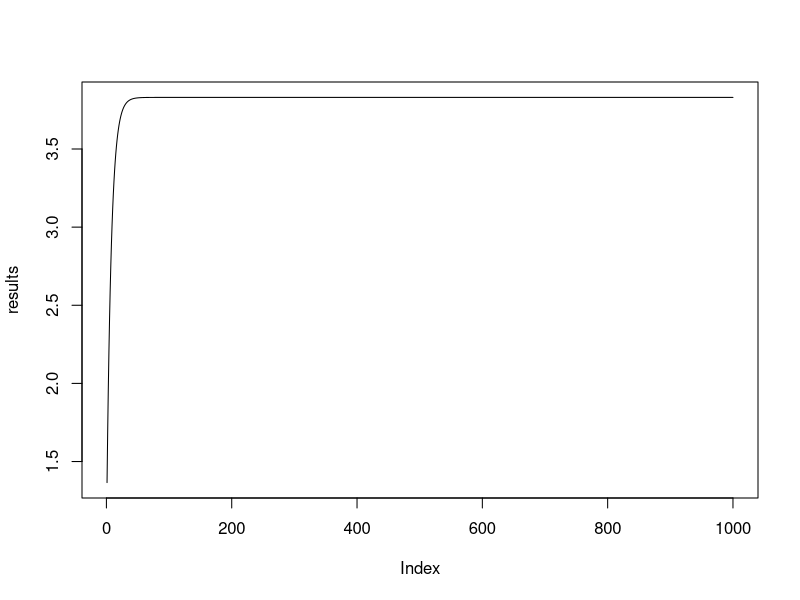

This figure's R source: (Note: this script raises an error after producing the figure.)
## standard normal mc em example 6.2

set.seed(345)

N = 100
C = 5
mu = 4
sd = 1

samples = sort(rnorm(N, mu, sd))

M = sum(samples > C)
wbar = mean(samples[samples <= C])


mu_kplus1 =  function(n, m, wbar, mu_k, c){
    #out = (m*wbar/n) + (n-m)*mu_k/n + (1/n)*(dnorm(c-mu_k) / (1 - pnorm(c - mu_k)))
    out = (m*wbar/n) + (n-m)*mu_k/n + (1/n)*(dnorm(c-mu_k) / (1 - pnorm(c - mu_k)))
    return(out)

}


mu_kp1 = 1

for(i in 1:12){
    mu_k = mu_kp1
    mu_kp1 <- mu_kplus1(N, M, wbar, mu_k, C)
    print(mu_kp1)
}

mu_k = 0
mu_kp1 = 1
results = numeric(1000)
for(i in 1:1000){
    mu_k = mu_kp1
    mu_kp1 <- mu_kplus1(N, M, wbar, mu_k, C)
    results[i] <- mu_kp1
}


plot(results, type = "l")













set.seed(123)
n = 100
mu = 4
sd = 1
x = rnorm(n, mu, sd)
c = 5

w = x[x < c]
r = sum(x < c) ## number of observed
wbar = mean(w) ## mean of observed
m = sum(x>c) ## number of missing

M = 5
N = 10
mu_new = wbar
results = numeric(N)
for(i in 1:N){
    results[i] = mu_new
    mu_old = mu_new
    Y = matrix(data = rep(y, M), nrow = r, ncol = M)
    Z = c + matrix(data = rnorm(n = m*M, mean = mu_old, sd = 1), 
        nrow = m, ncol = M)
    X = rbind(Y,Z)
    mu_new = r*wbar/n + ( m*mean(colMeans(Z))/n ) 
    #M = M + 1
}


print(tail(results))
plot(results, type = "l", main = "em estimates for mu")






##############################################################################



n = 100
mu = 4
sd = 1
x = rnorm(n, mu, sd)
c = 5
w = x[x < c]
m = sum(x < c)
wbar = mean(w)
r = n - m

N = 10
mu_new = wbar
results = numeric(N)
for(i in 1:N){
    results[i] = mu_new
    mu_k = mu_new
    mu_new = (m*wbar/n) + (n-m)*mu_k/n + (1/n)*(dnorm(c-mu_k) / (1 - pnorm(c - mu_k)))
    print(mu_new)
}

plot(results, type = "l", ylim = c(3.5, 4.5))
abline(h = mu, col = "red")
abline(h = wbar, col = "green", lty = 2)
abline(h = mean(x), col = "blue", lty = 3)






## working example as well
r = n - m
M = 10
N = 1000
mu_new = wbar
results = numeric(N)
for(i in 1:N){
    results[i] = mu_new
    mu_old = mu_new
    Y = matrix(data = rep(w, M), nrow = m, ncol = M)
    Z = matrix(data = (c - mu_old) + rnorm(n = r*M, mean = mu_old, sd = 1), 
        nrow = r, ncol = M)
    X = rbind(Y,Z)
    mu_new = mean(colSums(X))/n
    #print(colMeans(X))
    #print(mu_new)
    #mu_new = r*wbar/n + ( m*mean(colMeans(Z))/n ) 
    M = M + 1
}

plot(results, type = "l")
abline(h = mu, col = "red")




## ideal example
n = 100
mu = 4
sd = 1
x = rnorm(n, mu, sd)
c = 5
w = x[x < c]
m = sum(x < c)
wbar = mean(w)
r = n - m

M = 10
N = 2000
mu_new = wbar
results = numeric(N)
for(i in 1:N){
    results[i] = mu_new
    mu_old = mu_new
    Z = matrix(data = (c - mu_old) + rnorm(n = r*M, mean = mu_old, sd = 1), 
        nrow = r, ncol = M)
    mu_new = (m*wbar/n) + mean(colMeans(Z))*r/n
    M = M + 1
}

plot(results, type = "l", ylim = c(3.5, 4.5))
abline(h = mu, col = "red")
abline(h = wbar, col = "green", lty = 2)
abline(h = mean(x), col = "blue", lty = 3)






## alternatively, abs(rnorm(n, 0, 1)) simulations to generate right truncated sims
n = 100
mu = 4
sd = 1
x = rnorm(n, mu, sd)
c = 5
w = x[x < c]
m = sum(x < c)
wbar = mean(w)
r = n - m


M = 10
N = 200
mu_new = wbar
results = numeric(N)
for(i in 1:N){
    results[i] = mu_new
    mu_old = mu_new
    ## abs(N(0,1)) + mu_old + (c - mu_old) to *approximate*
    ## the truncated samples we need
    Z = matrix(data = (c - mu_old) + (mu_old +  abs(rnorm(n = r*M, mean = 0, sd = 1))), 
        nrow = r, ncol = M)
    mu_new = (m*wbar/n) + mean(colMeans(Z))*r/n
    M = M + 1
}

plot(results, type = "l", ylim = c(3.5, 5))
abline(h = mu, col = "red")
abline(h = wbar, col = "green", lty = 2)
abline(h = mean(x), col = "blue", lty = 3)
